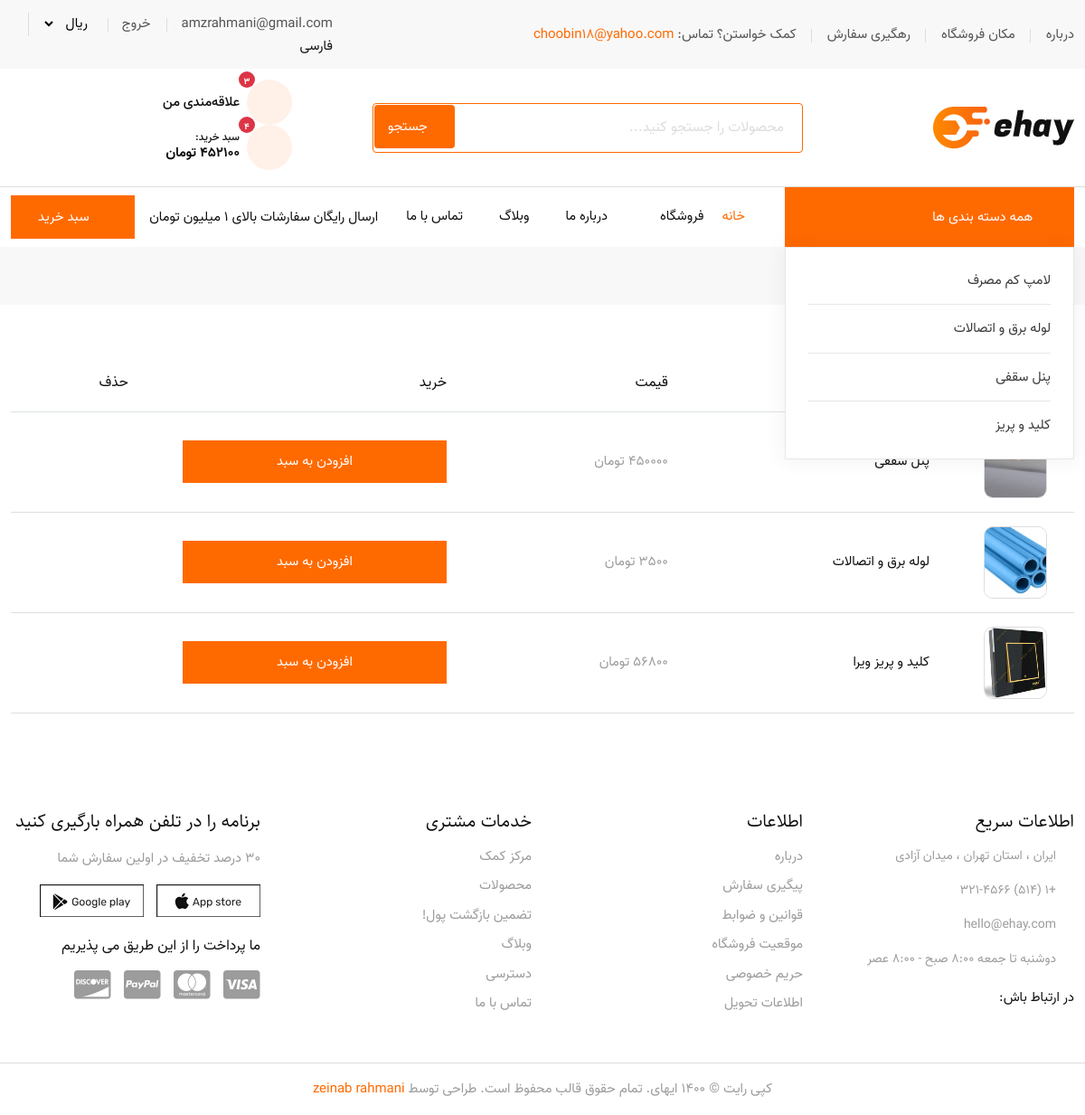
/wishlist_page/ (signed in), run on the app's committed database.
### accounts_module/models.py (models this page shows, shortened)
class User(AbstractUser):
    avatar = models.CharField(max_length=20, verbose_name='تصویر آواتار',null=True,blank=True)
    email_active_code = models.CharField(max_length=100, verbose_name='کد فعالسازی ایمیل ', editable=False)
    class Meta:
        verbose_name = 'کاربر'
        verbose_name_plural = 'کاربران'

### product_module/models.py (models this page shows, shortened)
class Category(models.Model):
    title = models.CharField(max_length=255, verbose_name='عنوان')
    image = models.ImageField(upload_to='categories/')
    is_active = models.BooleanField(default=True)
    class Meta:
        verbose_name = 'دسته بندی'
        verbose_name_plural = 'دسته بندی ها'

class Product(models.Model):
    title = models.CharField(max_length=100, verbose_name='عنوان')
    image = models.ImageField(upload_to="products/")
    price = models.PositiveIntegerField(verbose_name='قیمت')
    category = models.ForeignKey(Category, related_name="products", on_delete=models.CASCADE, verbose_name='دسته بندی')
    brand = models.ForeignKey(ProductBrand, on_delete=models.CASCADE, verbose_name='برند', null=True, blank=True)
    best_seller = models.BooleanField(default=False, verbose_name='محبوب ترین محصولات')
    on_sale = models.BooleanField(default=False, verbose_name='فروش ویژه')
    short_description = models.CharField(max_length=300, null=True, db_index=True, verbose_name='توضیحات کوتاه')
    description = models.TextField(db_index=True, verbose_name='توضیحات اصلی')
    is_active = models.BooleanField(default=True, verbose_name='فعال / غیرفعال ')
    is_delete = models.BooleanField(default=False, verbose_name='حذف شده/ حذف نشده')
    slug = models.SlugField(default="", max_length=200, unique=True, verbose_name='عنوان در URL')
    old_price = models.PositiveIntegerField(null=True, blank=True)
    is_new = models.BooleanField(default=False)
    def get_absolute_url(self):
        return reverse('product:product-detail', args=[self.slug])
    class Meta:
        verbose_name = 'محصول'
        verbose_name_plural = 'محصولات'

### wishlist/models.py (models this page shows, shortened)
class WishlistItem(models.Model):
    wishlist = models.ForeignKey(
        Wishlist,
        on_delete=models.CASCADE,
        related_name="items"
    )
    product = models.ForeignKey(Product, on_delete=models.CASCADE)
    added_at = models.DateTimeField(auto_now_add=True)

### wishlist/views.py (the view)
# urls.py: path("", views.WishlistView.as_view(), name="wishlist"),
class WishlistView(LoginRequiredMixin, TemplateView):
    template_name = "wishlist/wishlist_page.html"
    def get_context_data(self, **kwargs):
        context = super().get_context_data(**kwargs)
        wishlist, created = Wishlist.objects.get_or_create(user=self.request.user)
        context["wishlist_items"] = wishlist.items.all()
        return context

### cart_module/context_processors.py (called while the page is built)
def cart_context(request):
    cart_items = []
    cart_total = 0
    cart_count = 0
    if request.user.is_authenticated:
        cart, created = Cart.objects.get_or_create(user=request.user)
        cart_items = cart.items.select_related('product').all()
        cart_total = sum(item.total_price() for item in cart_items)
        cart_count = sum(item.quantity for item in cart_items)
    else:
        cart_items = []
        cart_total = 0
        cart_count = 0
    return {
        'cart_items': cart_items,
        'cart_total': cart_total,
        'cart_count': cart_count,
    }

### cart_module/models.py (called while the page is built)
    def total_price(self):
        return self.product.price * self.quantity

### product_module/context_processors.py (called while the page is built)
def global_context(request):
    return {
        "categories": Category.objects.filter(is_active=True).order_by('title')
    }

### wishlist/contex_processors.py (called while the page is built)
def wishlist_context(request):
    wishlist_count = 0
    if request.user.is_authenticated:
        try:
            wishlist = Wishlist.objects.get(user=request.user)
            wishlist_count = wishlist.items.count()
        except Wishlist.DoesNotExist:
            wishlist_count = 0
    else:
        wishlist = request.session.get('wishlist_page', [])
        wishlist_count = len(wishlist)
    return {'wishlist_count': wishlist_count}

### wishlist/templates/wishlist/wishlist_page.html (shortened to what this page needs)
{% extends 'shared/_layout.html' %}
{% load static %}
{% block content %}
    <div class="page-title-area">
        <div class="container">
            <div class="page-title-content">
                <ul>
                    <li>
                        <a href="{% url 'home_page' %}">
                        </a>
                    </li>
                    <li class="active">لیست علاقه‌مندی‌ها</li>
                </ul>
            </div>
        </div>
    </div>
    <div class="cart-area ptb-54">
        <div class="container">
            {% if wishlist_items %}
                <div class="cart-table table-responsive">
                    <table class="table table-bordered">
                        <thead>
                        <tr>
                            <th scope="col">محصول</th>
                            <th scope="col">نام</th>
                            <th scope="col">قیمت</th>
                            <th scope="col">خرید</th>
                            <th scope="col">حذف</th>
                        </tr>
                        </thead>
                        <tbody>
                        {% for item in wishlist_items %}
                            <tr>
                                <td class="product-thumbnail">
                                    <a href="{{ item.product.get_absolute_url }}">
                                        <img src="{{ item.product.image.url }}"
                                             alt="{{ item.product.title }}"
                                             style="width:80px;height:80px;object-fit:cover;border-radius:10px;">
                                    </a>
                                </td>
                                <td class="product-name">
                                    <a href="{{ item.product.get_absolute_url }}">
                                        {{ item.product.title }}
                                    </a>
                                </td>
                                <td class="product-price">
                                    <span class="unit-amount">
                                        {{ item.product.price|floatformat:0 }} تومان
                                    </span>
                                </td>
                                <td>
                                    <a href="{% url 'add-to-cart' item.product.id %}"
                                       class="default-btn">
                                        افزودن به سبد
                                    </a>
                                </td>
                                <td class="trash">
                                    <a href="{% url 'wishlist_page:remove' item.id %}"
                                       class="remove"
                                       style="color:red;font-size:20px;">
                                        <i class="ri-close-fill"></i>
                                    </a>
                                </td>
                            </tr>
                        {% endfor %}
                        </tbody>
                    </table>
                </div>
            {% endif %}
        </div>
    </div>
{% endblock %}

### templates/shared/site_header_component.html (shortened to what this page needs)
{% load static %}
<header class="header-area">
    <div class="top-header">
        <div class="container">
            <div class="row align-items-center">
                <div class="col-lg-8">
                    <ul class="header-left-content">
                        <li><a href="{% url 'about_us' %}">درباره</a></li>
                        <li><a href="#">مکان فروشگاه</a></li>
                        <li><a href="{% url 'orders:order_tracking' %}">رهگیری سفارش</a></li>
                        <li>کمک خواستن؟ تماس: <a href="#"><span>choobin18@yahoo.com</span></a></li>
                    </ul>
                </div>
                <div class="col-lg-4">
                    <div class="header-right-content">
                        <ul>
                            {% if request.user.is_authenticated %}
                                <li>
                                    <a href="{% url 'dashboard_page' %}">{{ request.user.get_full_name|default:request.user.email }}</a>
                                </li>
                                <li><a href="{% url 'logout_page' %}">خروج</a></li>
                            {% else %}
                                <li><a href="{% url 'login_page' %}">ورود</a></li>
                                <li><a href="{% url 'register_page' %}">ثبت نام</a></li>
                            {% endif %}
                            <li>
                                <div class="usd">
                                    <select>
                                        <option value="1">ریال</option>
                                    </select>
                                </div>
                            </li>
                            <li>
                                <div class="navbar-option-item navbar-option-language dropdown language-option">
                                    <button class="dropdown-toggle" type="button" id="language2"
                                            data-bs-toggle="dropdown" aria-haspopup="true" aria-expanded="false">
                                        <span class="lang-name">فارسی</span>
                                    </button>
                                </div>
                            </li>
                        </ul>
                    </div>
                </div>
            </div>
        </div>
    </div>
    <div class="middle-header">
        <div class="container">
            <div class="row align-items-center">
                <div class="col-lg-3">
                    <div class="logo">
                        <a href="{% url 'home_page' %}">
                            <img src="{% static 'images/logo.png' %}" alt="Image">
                        </a>
                    </div>
                </div>
                <div class="col-lg-5">
                    <form class="search-box" action="{% url 'product:product_search' %}" method="get">
                        <input type="text" name="q" placeholder="محصولات را جستجو کنید..." class="form-control">
                        <button type="submit" class="search-btn">
                            <i class="ri-search-line"></i> جستجو
                        </button>
                    </form>
                </div>
                <div class="col-lg-4">
                    <ul class="wish-cart">
                        <li>
                            <a href="{% url 'wishlist_page:wishlist' %}" class="d-flex align-items-center">
            <span class="wish-icon position-relative">
                <i class="ri-heart-line"></i>
                {% if wishlist_count > 0 %}
                    <span class="count position-absolute top-0 start-100 translate-middle badge rounded-pill bg-danger"
                          style="font-size: 10px; padding: 2px 5px;">
                    {{ wishlist_count }}
                </span>
                {% endif %}
            </span>
                                <span class="ms-2">علاقه‌مندی من</span>
                            </a>
                        </li>
                        <li>
        <span class="cart d-flex align-items-center" data-bs-toggle="modal" data-bs-target="#exampleModal-cart">
            <span class="wish-icon position-relative">
                <i class="ri-shopping-cart-line"></i>
                {% if cart_count > 0 %}
                    <span class="count position-absolute top-0 start-100 translate-middle badge rounded-pill bg-danger"
                          style="font-size: 10px; padding: 2px 5px;">
                    {{ cart_count }}
                </span>
                {% endif %}
            </span>
            <span class="ms-2">
                <small class="d-block" style="font-size: 12px; line-height: 1;">سبد خرید:</small>
                <strong>{{ cart_total|default:"0" }} تومان</strong>
            </span>
        </span>
                        </li>
                    </ul>
                </div>
            </div>
        </div>
    </div>
    <div class="navbar-area only-home-one-sticky">
        <div class="desktop-nav">
            <div class="container">
                <nav class="navbar navbar-expand-md navbar-light">
                    <div class="navbar-category">
                        <button type="button">
                            <i class="ri-menu-line"></i> همه دسته بندی ها
                            <i class="arrow-down ri-arrow-down-s-line"></i>
                        </button>
                        <div class="navbar-category-dropdown">
                            <ul>
                                {% for category in categories %}
                                    <li>
                                        <a href="{% url 'product:category-products' pk=category.id %}">{{ category.title }}</a>
                                    </li>
                                {% empty %}
                                    <li>دسته‌ای موجود نیست</li>
                                {% endfor %}
                            </ul>
                        </div>
                    </div>
                    <div class="collapse navbar-collapse mean-menu">
                        <ul class="navbar-nav">
                            <li class="nav-item"><a href="{% url 'home_page' %}" class="nav-link active">خانه</a></li>
                            <li class="nav-item mega-menu">
                                <a href="#" class="nav-link">فروشگاه <i class="ri-arrow-down-s-line"></i></a>
                            </li>
                            <li class="nav-item"><a href="{% url 'about_us' %}" class="nav-link">درباره ما</a></li>
                            <li class="nav-item"><a href="{% url 'blog:blog-list' %}" class="nav-link">وبلاگ</a></li>
                            <li class="nav-item"><a href="{% url 'contact_us' %}" class="nav-link">تماس با ما</a></li>
                        </ul>
                        <div class="others-options ms-auto">
                            <span>ارسال رایگان سفارشات بالای ۱ میلیون تومان</span>
                        </div>
                        <div class="cart-btn ms-3">
                            <button type="button" class="default-btn" data-bs-toggle="modal"
                                    data-bs-target="#exampleModal-cart">
                                <i class="ri-shopping-cart-line"></i> سبد خرید
                            </button>
                        </div>
                    </div>
                </nav>
            </div>
        </div>
    </div>
</header>

### static/css/responsive.css (style rules this page uses)
@media only screen and (min-width:1200px) and (max-width:1399px) { .container { max-width:1320px } }

### static/css/rtl.css (style rules this page uses)
.middle-header .search-box .search-btn { right:auto; left:2px }
.desktop-nav .navbar .navbar-nav { margin-left:auto; margin-right:24px }
.desktop-nav .navbar .navbar-nav .nav-item:last-child a { margin-left:0; margin-right:20px }
.page-title-area .page-title-content ul { padding-right:0 }
.page-title-area .page-title-content ul li { padding-right:0; margin-left:0; padding-left:15px; margin-right:15px }
.page-title-area .page-title-content ul li::before { right:auto; left:-3px }
ul { padding:0 }

### data on the page
User: user.get_full_name "amzrahmani@gmail.com"
Category: title "لامپ کم مصرف"
Category: title "لوله برق و اتصالات"
Category: title "پنل سقفی"
Category: title "کلید و پریز"
WishlistItem: product.image (picture), product "پنل سقفی"
WishlistItem: product.image (picture), product "لوله برق و اتصالات"
WishlistItem: product.image (picture), product "کلید و پریز ویرا"

### other printed values
{{ wishlist_count }} "3"
{{ cart_count }} "4"
